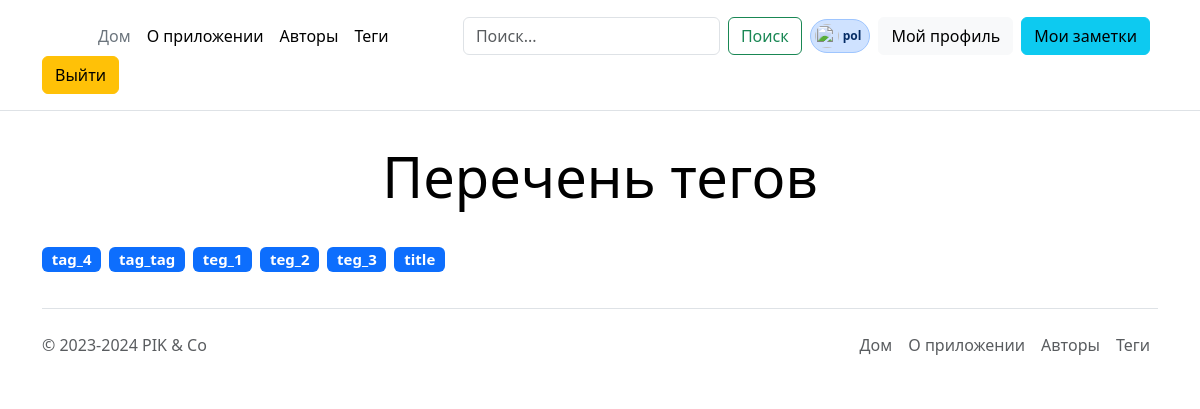
The app's page /note/tags (signed in) with its own data.
### user/models.py (models this page shows)
class User(AbstractUser):
    phone = models.CharField(max_length=11, null=True, blank=True)
    country = models.CharField(max_length=20, null=True, blank=True)
    class Meta:
        db_table = "users"

### notes/models.py (models this page shows)
class Tag(models.Model):
    name = models.CharField(max_length=50, unique=True)
    objects = models.Manager()  # Он подключается к базе.
    def __str__(self):
        return self.name

### notes/views.py (the view)
# urls.py: path('tags', views.show_tags_view, name='all_tags'),
def show_tags_view(request):
    all_tags = Tag.objects.all().order_by('name')
    tags_ss = Note.objects.all().values_list()
    print(tags_ss)
    context: dict = {
        "tags": all_tags,
    }
    return render(request, "note/tags.html", context)

### notes/templates/note/tags.html (shortened to what this page needs)
{% extends 'base.html' %}
{% block content %}
  <div class='container'>
    <div class="pricing-header p-3 pb-md-4 mx-auto text-center">
      <h1 class="display-4 fw-normal text-body-emphasis">Перечень тегов</h1>
    </div>
    {% if tags|length > 0 %}
      <div class="d-flex align-items-center py-1">
        {% for tag in tags %}
          <h5>
            <a class="nav-link badge text-bg-primary me-2" href="{% url 'user_notes' user.username %}">{{ tag }}</a>
          </h5>
        {% endfor %}
      </div>
    {% else %}
      <p>У нас пока нет тегов. Вы можете определить первый.</p>
    {% endif %}
  </div>
{% endblock %}

### templates/menu.html (shortened to what this page needs)
{% if user.is_authenticated %}
  <header class="p-3 mb-3 border-bottom">
    <div class="container">
      <div class="d-flex flex-wrap align-items-center justify-content-center justify-content-lg-start">
        <a href="/" class="d-flex align-items-center mb-2 mb-lg-0 link-body-emphasis text-decoration-none">
          <svg class="bi me-2" width="40" height="32" role="img" aria-label="Бутстрап"><use xlink:href="#bootstrap"></use></svg>
        </a>
        <ul class="nav col-12 col-lg-auto me-lg-auto mb-2 justify-content-center mb-md-0">
          <li><a href="{% url 'home' %}" class="nav-link px-2 link-secondary">Дом</a></li>
          <li><a href="{% url 'about' %}" class="nav-link px-2 link-body-emphasis">О приложении</a></li>
          <li><a href="{% url 'all_users' %}" class="nav-link px-2 link-body-emphasis">Авторы</a></li>
          <li><a href="{% url 'all_tags' %}" class="nav-link px-2 link-body-emphasis">Теги</a></li>
        </ul>
        <form class="d-flex" role="search" action="{% url 'filter-notes' %}">
          <input name="search" value="{{ search_value_form }}"
                 class="form-control me-2" type="search" placeholder="Поиск..." aria-label="Поиск">
          <button class="btn btn-outline-success me-2" type="submit">Поиск</button>
        </form>
        <div class="d-flex gap-2 justify-content-center me-2">
          <span class="badge d-flex align-items-center p-1 pe-2 text-primary-emphasis bg-primary-subtle border border-primary-subtle rounded-pill">
            <img class="rounded-circle me-1" width="24" height="24" src="https://github.com/mdo.png" alt="">{{ user }}
          </span>
        </div>
        <div class="text-end">
          <a class="btn btn btn-light me-2" href="{% url 'profile-view' user %}" role="button">Мой профиль</a>
        </div>
        <div class="text-end">
          <a class="btn btn-info me-2" href="{% url 'your_notes' user %}" role="button">Мои заметки</a>
        </div>
        <form action="{% url 'logout' %}" method="post">
          <button class="btn btn-warning" type="submit">Выйти</button>
        </form>
      </div>
    </div>
  </header>
{% endif %}

### records on screen
User: username "pol"
Tag: name "tag_4"
Tag: name "tag_tag"
Tag: name "teg_1"
Tag: name "teg_2"
Tag: name "teg_3"
Tag: name "title"
